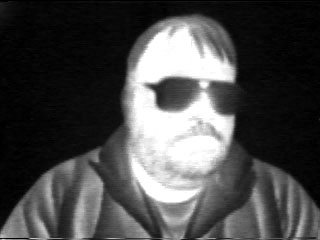
#> input picture 0131.jpg, 320 x 240 px
$ python gfg.py
#> lines starting #> are read from the running program, lines starting #| are printed output that depends on the picture
import cv2
import numpy as np

# Open the image files.
img1_color = cv2.imread("0131.jpg")  # Image to be aligned.
#> img1_color is the input picture: shape (240, 320, 3); min 0, max 255, mean 73.7
img2_color = cv2.imread("0068.jpg")    # Reference image.
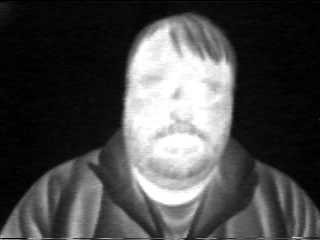
#> input picture 0068.jpg, 320 x 240 px
#> img2_color is the input picture: shape (240, 320, 3); min 0, max 255, mean 73.8

# Convert to grayscale.
img1 = cv2.cvtColor(img1_color, cv2.COLOR_BGR2GRAY)
img2 = cv2.cvtColor(img2_color, cv2.COLOR_BGR2GRAY)
height, width = img2.shape
#> height = 240; width = 320

# Create ORB detector with 5000 features.
orb_detector = cv2.ORB_create(5000)

# Find keypoints and descriptors.
# The first arg is the image, second arg is the mask
#  (which is not reqiured in this case).
kp1, d1 = orb_detector.detectAndCompute(img1, None)
#> kp1 = 394 keypoints; strongest (x, y, size): (149, 85, 77.1), (231, 119, 77.1), (231, 77, 77.1), (158, 105, 92.6)
kp2, d2 = orb_detector.detectAndCompute(img2, None)
#> kp2 = 257 keypoints; strongest (x, y, size): (223, 62, 44.6), (216, 60, 53.6), (223, 61, 37.2), (206, 56, 44.6)

# Match features between the two images.
# We create a Brute Force matcher with
# Hamming distance as measurement mode.
matcher = cv2.BFMatcher(cv2.NORM_HAMMING, crossCheck = True)

# Match the two sets of descriptors.
matches = matcher.match(d1, d2)
#> matches = 98 matches
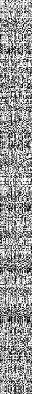
#> d1: shape (394, 32); min 0, max 255, mean 151.5

# Sort matches on the basis of their Hamming distance.
#> (the run stopped early here; a loop or call above may not have finished)
